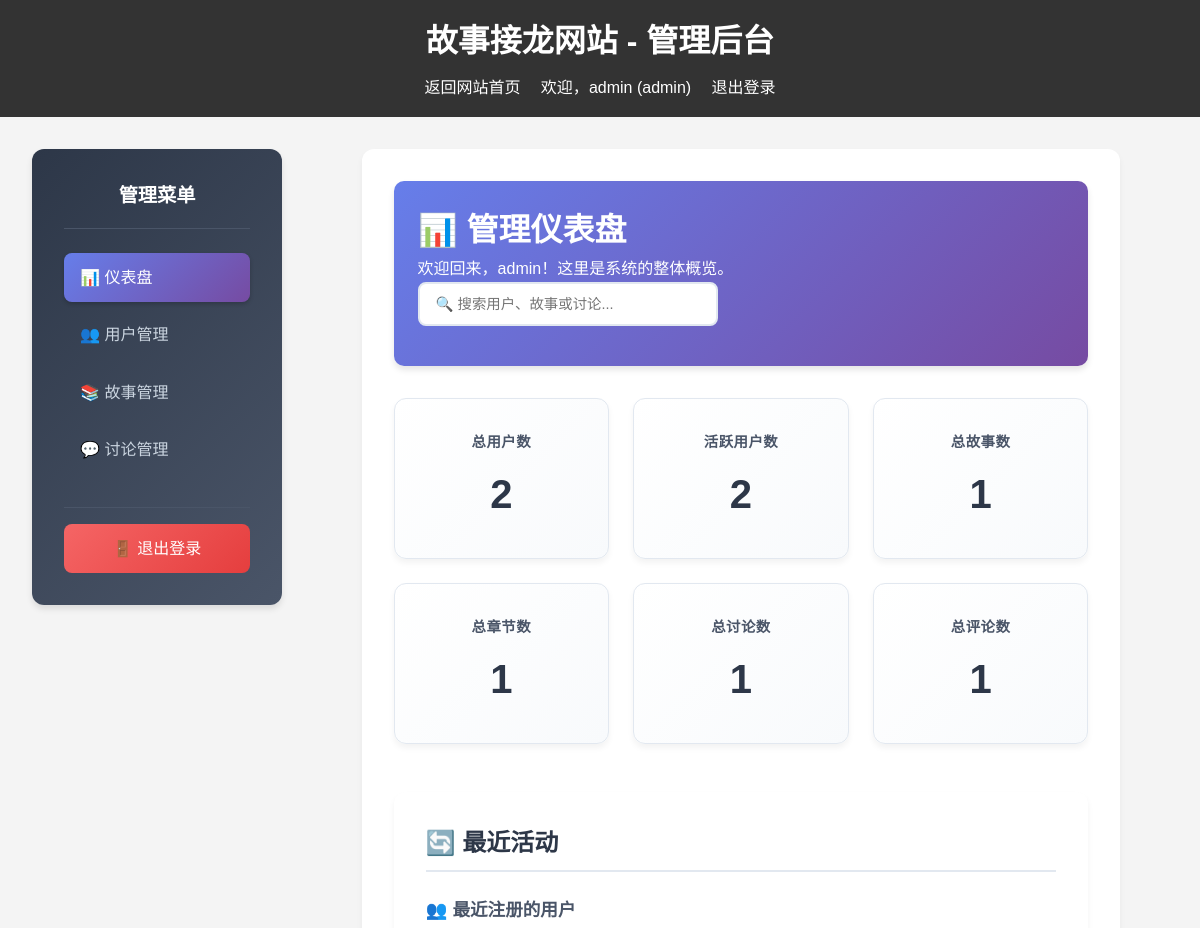
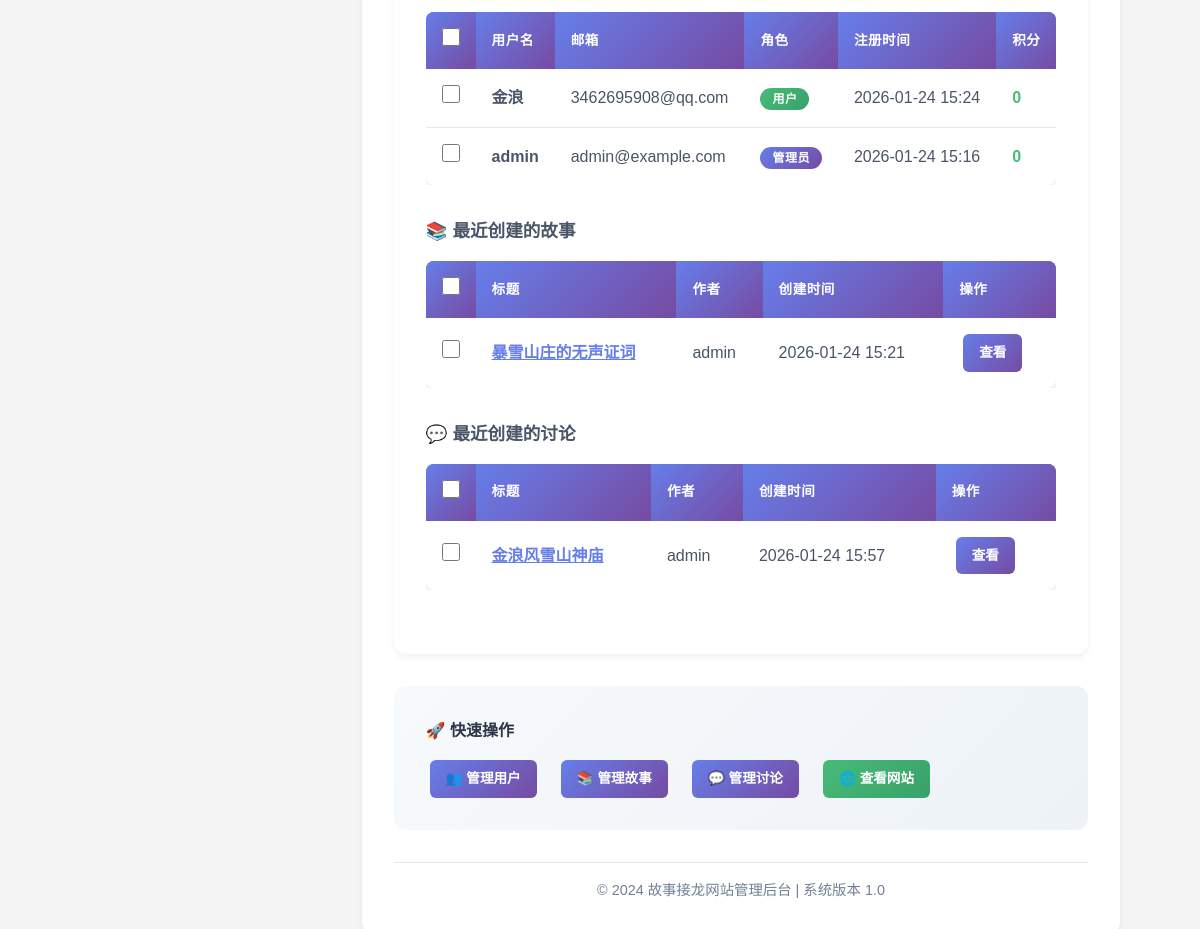
The page /admin (signed in) on the database its author committed (2 pictures, top to bottom).
### database.py (models this page shows)
class UserDB(Base):
    __tablename__ = "users"
    id = Column(Integer, primary_key=True, index=True)
    username = Column(String(50), unique=True, index=True, nullable=False)
    email = Column(String(100), unique=True, index=True, nullable=False)
    password_hash = Column(String(255), nullable=False)
    role = Column(String(20), default="user")
    registered_at = Column(DateTime, default=datetime.now)
    active_count = Column(Integer, default=0)
    points = Column(Integer, default=0)
    credit = Column(Float, default=100.0)
    stories = relationship("StoryDB", back_populates="author")
    chapters = relationship("StoryChapterDB", back_populates="author")
    chapter_comments = relationship("ChapterCommentDB", back_populates="author")
    discussions = relationship("DiscussionDB", back_populates="author")
    discussion_comments = relationship("DiscussionCommentDB", back_populates="author")

class StoryDB(Base):
    __tablename__ = "stories"
    id = Column(Integer, primary_key=True, index=True)
    title = Column(String(200), nullable=False)
    content = Column(Text, nullable=False)
    author_id = Column(Integer, ForeignKey("users.id"), nullable=False)
    tags = Column(String(200), default="")
    created_at = Column(DateTime, default=datetime.now)
    updated_at = Column(DateTime, default=datetime.now)
    author = relationship("UserDB", back_populates="stories")
    chapters = relationship("StoryChapterDB", back_populates="story")

class DiscussionDB(Base):
    __tablename__ = "discussions"
    id = Column(Integer, primary_key=True, index=True)
    title = Column(String(200), nullable=False)
    content = Column(Text, nullable=False)
    author_id = Column(Integer, ForeignKey("users.id"), nullable=False)
    author_name = Column(String(50), nullable=False)
    created_at = Column(DateTime, default=datetime.now)
    author = relationship("UserDB", back_populates="discussions")
    comments = relationship("DiscussionCommentDB", back_populates="discussion")

### routers/admin.py (the view)
@router.get("/admin", response_class=HTMLResponse)
async def admin_dashboard(
    request: Request,
    db: Session = Depends(get_db),
    current_user: UserDB = Depends(require_admin)
):
    if not current_user:
        return RedirectResponse(url="/login", status_code=303)
    stats = get_statistics(db)
    return templates.TemplateResponse(
        "admin_index.html",
        {
            "request": request,
            "current_user": current_user,
            "stats": stats
        }
    )

### templates/admin_index.html (shortened to what this page needs)
{% extends "admin_base.html" %}
{% block content %}
    <div class="admin-header">
        <h2>📊 管理仪表盘</h2>
        <p>欢迎回来，{{ current_user.username }}！这里是系统的整体概览。</p>
    </div>
    <div class="admin-stats">
        <div class="stat-card">
            <h4>总用户数</h4>
            <div class="stat-number">{{ stats.total_users }}</div>
        </div>
        <div class="stat-card">
            <h4>活跃用户数</h4>
            <div class="stat-number">{{ stats.active_users }}</div>
        </div>
        <div class="stat-card">
            <h4>总故事数</h4>
            <div class="stat-number">{{ stats.total_stories }}</div>
        </div>
        <div class="stat-card">
            <h4>总章节数</h4>
            <div class="stat-number">{{ stats.total_chapters }}</div>
        </div>
        <div class="stat-card">
            <h4>总讨论数</h4>
            <div class="stat-number">{{ stats.total_discussions }}</div>
        </div>
        <div class="stat-card">
            <h4>总评论数</h4>
            <div class="stat-number">{{ stats.total_comments }}</div>
        </div>
    </div>
    <div class="recent-activity">
        <h3>🔄 最近活动</h3>
        <div class="activity-section">
            <h4>👥 最近注册的用户</h4>
            {% if stats.recent_users %}
                <table class="admin-table">
                    <thead>
                        <tr>
                            <th>用户名</th>
                            <th>邮箱</th>
                            <th>角色</th>
                            <th>注册时间</th>
                            <th>积分</th>
                        </tr>
                    </thead>
                    <tbody>
                        {% for user in stats.recent_users %}
                        <tr>
                            <td>
                                <strong>{{ user.username }}</strong>
                            </td>
                            <td>{{ user.email }}</td>
                            <td>
                                <span class="role-badge role-{{ user.role }}">
                                    {{ "管理员" if user.role == "admin" else "用户" }}
                                </span>
                            </td>
                            <td>{{ user.registered_at.strftime('%Y-%m-%d %H:%M') }}</td>
                            <td>
                                <span style="color: #48bb78; font-weight: 600;">{{ user.points }}</span>
                            </td>
                        </tr>
                        {% endfor %}
                    </tbody>
                </table>
            {% else %}
                <div style="text-align: center; padding: 2rem; color: #718096;">
                    <p>暂无最近注册的用户</p>
                </div>
            {% endif %}
        </div>
        <div class="activity-section">
            <h4>📚 最近创建的故事</h4>
            {% if stats.recent_stories %}
                <table class="admin-table">
                    <thead>
                        <tr>
                            <th>标题</th>
                            <th>作者</th>
                            <th>创建时间</th>
                            <th>操作</th>
                        </tr>
                    </thead>
                    <tbody>
                        {% for story in stats.recent_stories %}
                        <tr>
                            <td>
                                <a href="/stories/{{ story.id }}" target="_blank" style="color: #667eea; font-weight: 600;">
                                    {{ story.title }}
                                </a>
                            </td>
                            <td>{{ story.author.username }}</td>
                            <td>{{ story.created_at.strftime('%Y-%m-%d %H:%M') }}</td>
                            <td>
                                <a href="/stories/{{ story.id }}" target="_blank" class="btn-admin btn-admin-primary">
                                    查看
                                </a>
                            </td>
                        </tr>
                        {% endfor %}
                    </tbody>
                </table>
            {% else %}
                <div style="text-align: center; padding: 2rem; color: #718096;">
                    <p>暂无最近创建的故事</p>
                </div>
            {% endif %}
        </div>
        <div class="activity-section">
            <h4>💬 最近创建的讨论</h4>
            {% if stats.recent_discussions %}
                <table class="admin-table">
                    <thead>
                        <tr>
                            <th>标题</th>
                            <th>作者</th>
                            <th>创建时间</th>
                            <th>操作</th>
                        </tr>
                    </thead>
                    <tbody>
                        {% for discussion in stats.recent_discussions %}
                        <tr>
                            <td>
                                <a href="/discussions/{{ discussion.id }}" target="_blank" style="color: #667eea; font-weight: 600;">
                                    {{ discussion.title }}
                                </a>
                            </td>
                            <td>{{ discussion.author_name }}</td>
                            <td>{{ discussion.created_at.strftime('%Y-%m-%d %H:%M') }}</td>
                            <td>
                                <a href="/discussions/{{ discussion.id }}" target="_blank" class="btn-admin btn-admin-primary">
                                    查看
                                </a>
                            </td>
                        </tr>
                        {% endfor %}
                    </tbody>
                </table>
            {% else %}
                <div style="text-align: center; padding: 2rem; color: #718096;">
                    <p>暂无最近创建的讨论</p>
                </div>
            {% endif %}
        </div>
    </div>
    <div style="background: linear-gradient(135deg, #f7fafc 0%, #edf2f7 100%); padding: 2rem; border-radius: 12px; margin-top: 2rem;">
        <h4 style="color: #2d3748; margin-bottom: 1rem;">🚀 快速操作</h4>
        <div style="display: flex; gap: 1rem; flex-wrap: wrap;">
            <a href="/admin/users" class="btn-admin btn-admin-primary">👥 管理用户</a>
            <a href="/admin/stories" class="btn-admin btn-admin-primary">📚 管理故事</a>
            <a href="/admin/discussions" class="btn-admin btn-admin-primary">💬 管理讨论</a>
            <a href="/" target="_blank" class="btn-admin btn-admin-success">🌐 查看网站</a>
        </div>
    </div>
{% endblock %}

### templates/admin_base.html (shortened to what this page needs)
<!DOCTYPE html>
<html lang="zh-CN">
<head>
    <link rel="stylesheet" href="{{ url_for('static', path='/css/styles.css') }}">
</head>
<body>
    <header>
        <h1>故事接龙网站 - 管理后台</h1>
        <nav>
            <a href="/">返回网站首页</a>
            {% if current_user %}
                <span>欢迎，{{ current_user.username }} ({{ current_user.role }})</span>
                <a href="/logout">退出登录</a>
            {% endif %}
        </nav>
    </header>
    <div class="admin-container">
        <aside class="admin-sidebar">
            <h3>管理菜单</h3>
            <ul>
                <li><a href="/admin" class="{% if request.url.path == '/admin' %}active{% endif %}">📊 仪表盘</a></li>
                <li><a href="/admin/users" class="{% if request.url.path == '/admin/users' %}active{% endif %}">👥 用户管理</a></li>
                <li><a href="/admin/stories" class="{% if request.url.path == '/admin/stories' %}active{% endif %}">📚 故事管理</a></li>
                <li><a href="/admin/discussions" class="{% if request.url.path == '/admin/discussions' %}active{% endif %}">💬 讨论管理</a></li>
            </ul>
            <div class="admin-logout">
                <a href="/logout">🚪 退出登录</a>
            </div>
        </aside>
        <main class="admin-main">
            {% block content %}{% endblock %}
            <div class="admin-footer">
                <p>&copy; 2024 故事接龙网站管理后台 | 系统版本 1.0</p>
            </div>
        </main>
    </div>
</body>
</html>

### static/css/styles.css (style rules this page uses)
* { margin: 0; padding: 0; box-sizing: border-box; }
body { font-family: Arial, sans-serif; line-height: 1.6; color: #333; background-color: #f4f4f4; }
header { background-color: #333; color: #fff; padding: 1rem; text-align: center; }
header h1 { margin-bottom: 0.5rem; }
nav a { color: #fff; text-decoration: none; margin: 0 1rem; }
main { max-width: 1200px; margin: 0 auto; padding: 2rem; }
.admin-header { background: linear-gradient(135deg, #667eea 0%, #764ba2 100%); color: white; padding: 1.5rem; margin-bottom: 2rem; border-radius: 10px; box-shadow: 0 4px 6px rgba(0, 0, 0, 0.1); }
.admin-header h2 { margin: 0; font-size: 2rem; font-weight: 600; }
.admin-stats { display: grid; grid-template-columns: repeat(auto-fit, minmax(200px, 1fr)); gap: 1.5rem; margin-bottom: 3rem; }
.stat-card { background: linear-gradient(135deg, #fff 0%, #f8fafc 100%); padding: 2rem; border-radius: 12px; box-shadow: 0 4px 6px rgba(0, 0, 0, 0.05); text-align: center; transition: transform 0.3s ease, box-shadow 0.3s ease; border: 1px solid #e2e8f0; }
.stat-card h4 { color: #4a5568; font-size: 0.9rem; font-weight: 600; text-transform: uppercase; letter-spacing: 0.5px; margin-bottom: 0.5rem; }
.stat-number { font-size: 2.5rem; font-weight: 700; color: #2d3748; margin: 0; }
.admin-table { width: 100%; background-color: white; border-radius: 8px; overflow: hidden; box-shadow: 0 2px 4px rgba(0, 0, 0, 0.1); border-collapse: separate; border-spacing: 0; }
.admin-table th { background: linear-gradient(135deg, #667eea 0%, #764ba2 100%); color: white; padding: 1rem; text-align: left; font-weight: 600; text-transform: uppercase; font-size: 0.85rem; letter-spacing: 0.5px; }
.admin-table td { padding: 1rem; border-bottom: 1px solid #e2e8f0; color: #4a5568; }
.admin-table tr:last-child td { border-bottom: none; }
.btn-admin { padding: 0.5rem 1rem; border: none; border-radius: 6px; font-size: 0.85rem; font-weight: 600; cursor: pointer; transition: all 0.3s ease; text-decoration: none; display: inline-block; margin: 0 0.25rem; }
.btn-admin-primary { background: linear-gradient(135deg, #667eea 0%, #764ba2 100%); color: white; }
.btn-admin-success { background: linear-gradient(135deg, #48bb78 0%, #38a169 100%); color: white; }
.recent-activity { background-color: white; padding: 2rem; border-radius: 12px; box-shadow: 0 4px 6px rgba(0, 0, 0, 0.05); margin-bottom: 2rem; }
.recent-activity h3 { color: #2d3748; margin-bottom: 1.5rem; font-size: 1.5rem; font-weight: 600; border-bottom: 2px solid #e2e8f0; padding-bottom: 0.5rem; }
.activity-section { margin-bottom: 2rem; }
.activity-section h4 { color: #4a5568; margin-bottom: 1rem; font-size: 1.1rem; font-weight: 600; }
.role-badge { padding: 0.25rem 0.75rem; border-radius: 20px; font-size: 0.75rem; font-weight: 600; text-transform: uppercase; letter-spacing: 0.5px; }
.role-admin { background: linear-gradient(135deg, #667eea 0%, #764ba2 100%); color: white; }
.role-user { background: linear-gradient(135deg, #48bb78 0%, #38a169 100%); color: white; }

### templates/admin_base.html (style rules this page uses)
.admin-container { display: grid; grid-template-columns: 250px 1fr; gap: 2rem; max-width: 1200px; margin: 0 auto; padding: 2rem; }
.admin-sidebar { background: linear-gradient(135deg, #2d3748 0%, #4a5568 100%); padding: 2rem; border-radius: 12px; box-shadow: 0 4px 6px rgba(0, 0, 0, 0.1); height: fit-content; color: white; }
.admin-sidebar h3 { margin-bottom: 1.5rem; color: white; font-size: 1.2rem; font-weight: 600; text-align: center; padding-bottom: 1rem; border-bottom: 1px solid #4a5568; }
.admin-sidebar ul { list-style: none; padding: 0; margin: 0; }
.admin-sidebar li { margin-bottom: 0.5rem; }
.admin-sidebar a { color: #cbd5e0; text-decoration: none; padding: 0.75rem 1rem; border-radius: 8px; display: block; transition: all 0.3s ease; font-weight: 500; }
.admin-sidebar a.active { background: linear-gradient(135deg, #667eea 0%, #764ba2 100%); color: white; box-shadow: 0 2px 4px rgba(0, 0, 0, 0.2); }
.admin-main { background-color: white; padding: 2rem; border-radius: 12px; box-shadow: 0 4px 6px rgba(0, 0, 0, 0.05); }
.admin-footer { margin-top: 2rem; padding-top: 1rem; border-top: 1px solid #e2e8f0; text-align: center; color: #718096; font-size: 0.9rem; }
.admin-logout { margin-top: 2rem; padding-top: 1rem; border-top: 1px solid #4a5568; }
.admin-logout a { background: linear-gradient(135deg, #f56565 0%, #e53e3e 100%); color: white; text-align: center; }

### rows shown on the page
UserDB: username "admin", role "admin", email "admin@example.com", role "管理员", registered_at "2026-01-24 15:16", points "0"
UserDB: username "金浪", email "3462695908@qq.com", role "用户", registered_at "2026-01-24 15:24", points "0"
StoryDB: title "暴雪山庄的无声证词", author.username "admin", created_at "2026-01-24 15:21"
DiscussionDB: title "金浪风雪山神庙", author_name "admin", created_at "2026-01-24 15:57"

### other values the page prints
{{ stats.total_users }} "2"
{{ stats.active_users }} "2"
{{ stats.total_stories }} "1"
{{ stats.total_chapters }} "1"
{{ stats.total_discussions }} "1"
{{ stats.total_comments }} "1"
